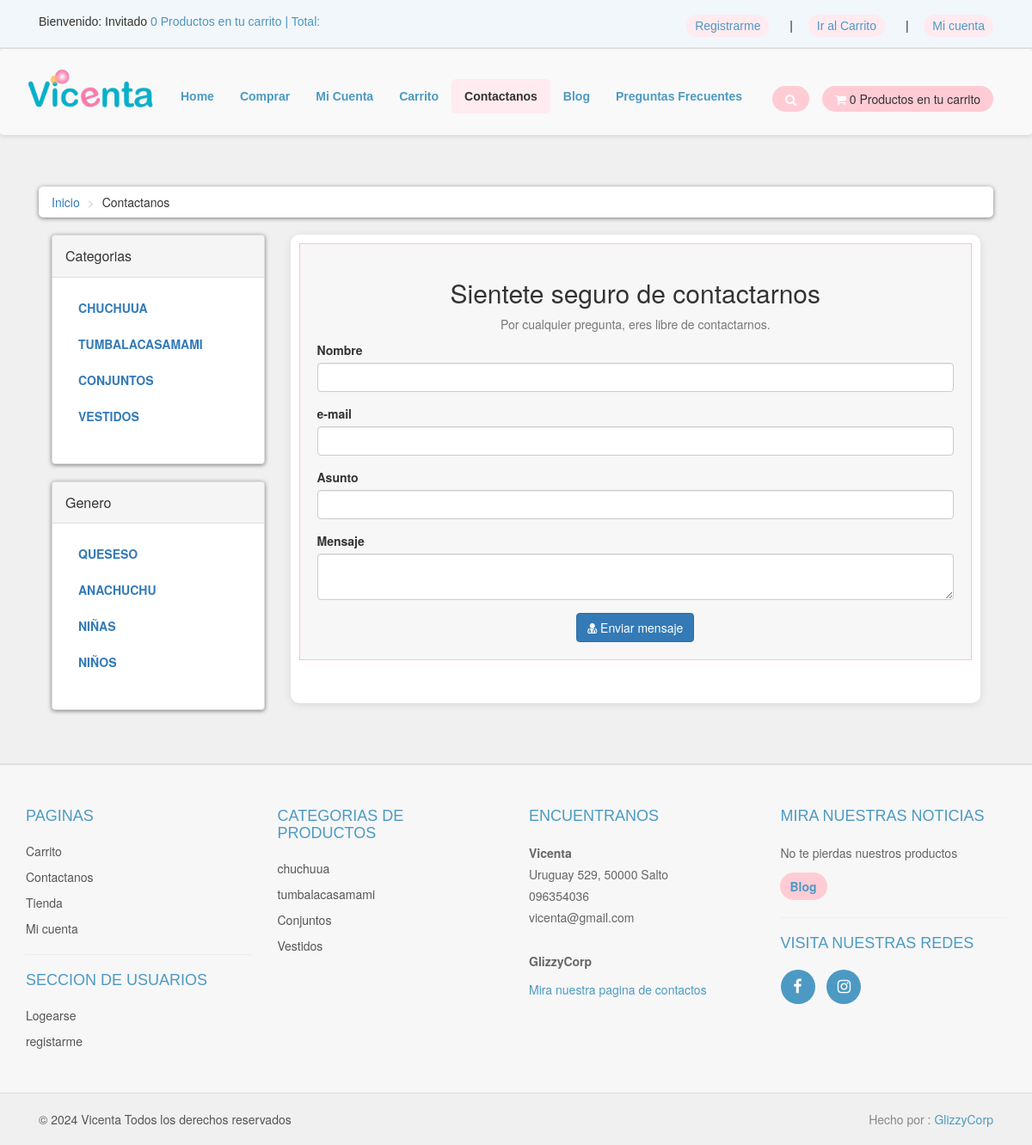
The app's page /contact.php, older data.
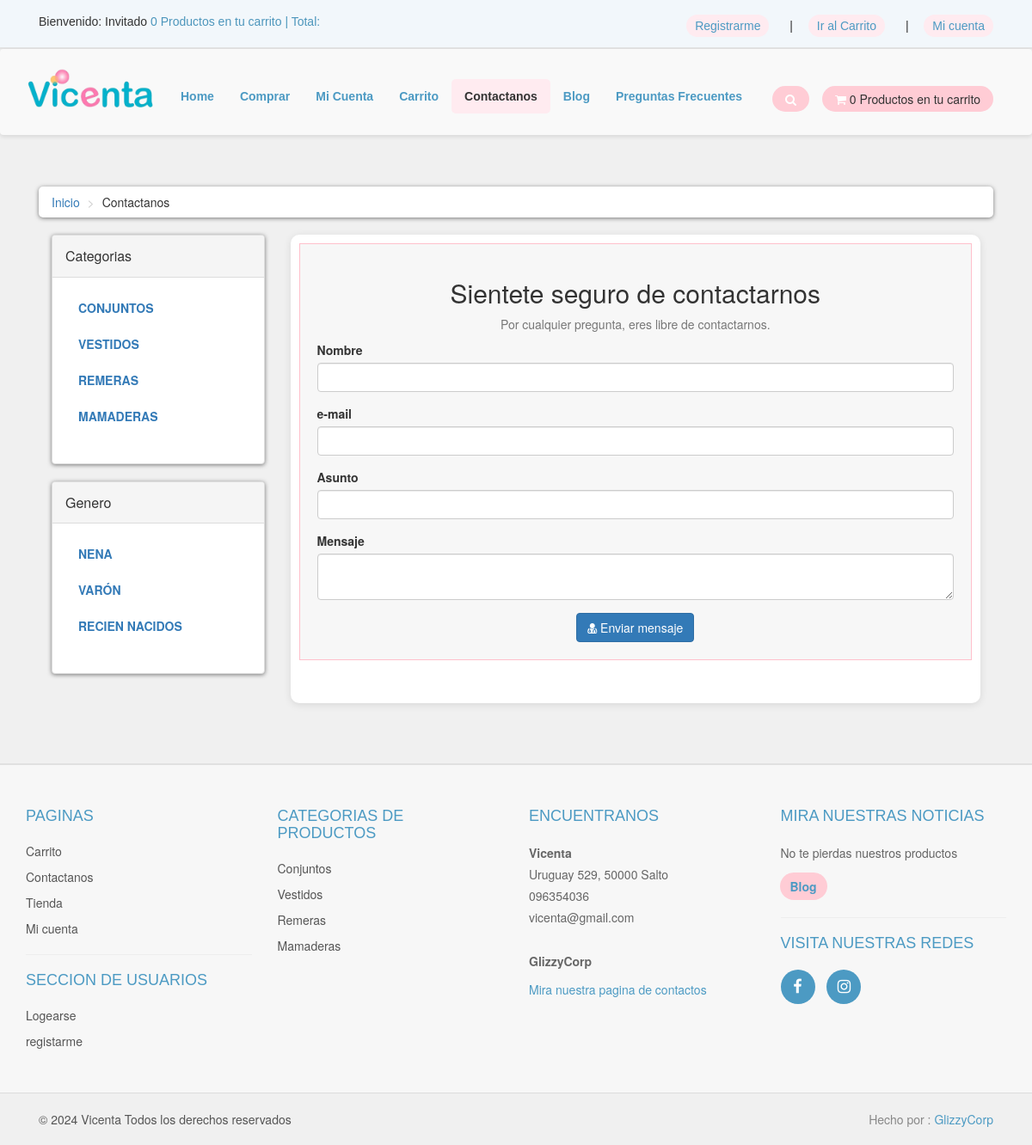
The same page, newer data.
### tables this page shows
CREATE TABLE `productos_categorias` (
  `p_cat_id` int(5) NOT NULL,
  `p_cat_titulo` text NOT NULL,
  `p_cat_desc` text NOT NULL,
  `activo` int(1) DEFAULT 1
);

CREATE TABLE `categorias` (
  `cat_id` int(5) NOT NULL,
  `cat_titulo` text NOT NULL,
  `cat_desc` text NOT NULL,
  `activo` int(1) DEFAULT 1
);

### functions/functions.php (the view, shortened to what the changed rows need)
<?php
$db = mysqli_connect("localhost","root","","vicentita");
function getPCats(){
    global $db;
    $get_p_cats = " SELECT * FROM productos_categorias";
    $run_p_cats = mysqli_query($db, $get_p_cats);
    while ($row_p_cats = mysqli_fetch_array($run_p_cats)) {
        $p_cat_id = $row_p_cats['p_cat_id'];
        $p_cat_titulo = $row_p_cats['p_cat_titulo'];
        $p_cat_activo = $row_p_cats['activo'];
         if($p_cat_activo == 0){
         }else{
        echo "
            <li>
                <a href='tienda.php?p_cat=$p_cat_id'> $p_cat_titulo </a>
            </li>
            ";
    }
}
}
function getCats(){
    global $db;
    $get_cats = " SELECT * FROM categorias";
    $run_cats = mysqli_query($db, $get_cats);
    while ($row_cats = mysqli_fetch_array($run_cats)) {
        $cat_id = $row_cats['cat_id'];
        $cat_titulo = $row_cats['cat_titulo'];
        echo "
            <li>
                <a href='tienda.php?cat=$cat_id'> $cat_titulo </a>
            </li>
            ";
    }
}

### footer.php (shortened to what the changed rows need)
<div id="footer">
    <div class="container">
        <div class="row">
            <div class="com-sm-6 col-md-3">
                <ul>
                <?php
                $get_p_cats = "select * from productos_categorias";
                    $run_p_cats = mysqli_query($con,$get_p_cats);
                    while($row_p_cats=mysqli_fetch_array($run_p_cats)){
                        $p_cat_id = $row_p_cats['p_cat_id'];
                        $p_cat_titulo = $row_p_cats['p_cat_titulo'];
                        echo "
                            <li>
                                <a href='shop.php?p_cat=$p_cat_id'>
                                    $p_cat_titulo
                                </a>
                            </li>
                        ";
                    }
                ?>
                </ul>
            </div>
        </div>
    </div>
</div>

Row changes from the older to the newer data that the page shows:
removed productos_categorias: p_cat_titulo "CHUCHUUA", p_cat_titulo "chuchuua"
removed productos_categorias: p_cat_titulo "TUMBALACASAMAMI", p_cat_titulo "tumbalacasamami"
removed categorias: cat_titulo "QUESESO"
removed categorias: cat_titulo "ANACHUCHU"
added productos_categorias: p_cat_titulo "REMERAS", p_cat_titulo "Remeras"
added productos_categorias: p_cat_titulo "MAMADERAS", p_cat_titulo "Mamaderas"
changed categorias: cat_titulo "NIÑAS" → "NENA"
changed categorias: cat_titulo "NIÑOS" → "VARÓN"
added categorias: cat_titulo "RECIEN NACIDOS"
